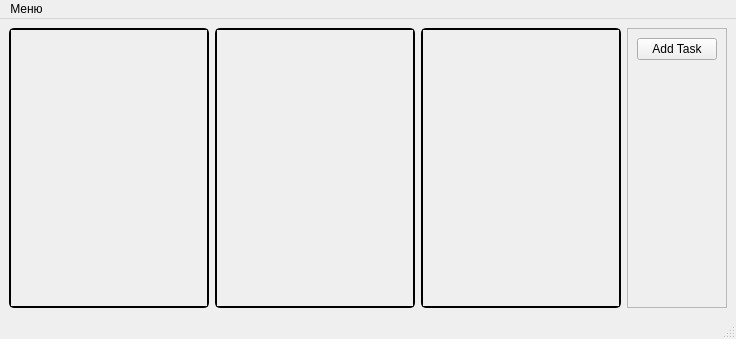
<?xml version="1.0" encoding="UTF-8"?>
<ui version="4.0">
 <class>TaskBoard</class>
 <widget class="QMainWindow" name="TaskBoard">
  <property name="geometry">
   <rect>
    <x>0</x>
    <y>0</y>
    <width>731</width>
    <height>339</height>
   </rect>
  </property>
  <property name="windowTitle">
   <string>TaskBoard</string>
  </property>
  <property name="styleSheet">
   <string notr="true">QScrollArea {
    border: 2px solid black;
    border-radius: 5px;
}</string>
  </property>
  <widget class="QWidget" name="centralwidget">
   <layout class="QHBoxLayout" name="horizontalLayout">
    <item>
     <widget class="QScrollArea" name="scrollAreaDone">
      <property name="minimumSize">
       <size>
        <width>200</width>
        <height>280</height>
       </size>
      </property>
      <property name="widgetResizable">
       <bool>true</bool>
      </property>
      <widget class="QWidget" name="scrollAreaWidgetContents_4">
       <property name="geometry">
        <rect>
         <x>0</x>
         <y>0</y>
         <width>196</width>
         <height>276</height>
        </rect>
       </property>
      </widget>
     </widget>
    </item>
    <item>
     <widget class="QScrollArea" name="scrollAreaDoing">
      <property name="minimumSize">
       <size>
        <width>200</width>
        <height>280</height>
       </size>
      </property>
      <property name="widgetResizable">
       <bool>true</bool>
      </property>
      <widget class="QWidget" name="scrollAreaWidgetContents_3">
       <property name="geometry">
        <rect>
         <x>0</x>
         <y>0</y>
         <width>196</width>
         <height>276</height>
        </rect>
       </property>
      </widget>
     </widget>
    </item>
    <item>
     <widget class="QScrollArea" name="scrollAreaDo">
      <property name="minimumSize">
       <size>
        <width>200</width>
        <height>280</height>
       </size>
      </property>
      <property name="widgetResizable">
       <bool>true</bool>
      </property>
      <widget class="QWidget" name="scrollAreaWidgetContents_2">
       <property name="geometry">
        <rect>
         <x>0</x>
         <y>0</y>
         <width>196</width>
         <height>276</height>
        </rect>
       </property>
      </widget>
     </widget>
    </item>
    <item>
     <widget class="QFrame" name="frame">
      <property name="frameShape">
       <enum>QFrame::StyledPanel</enum>
      </property>
      <property name="frameShadow">
       <enum>QFrame::Raised</enum>
      </property>
      <layout class="QVBoxLayout" name="verticalLayout">
       <item>
        <widget class="QPushButton" name="pushButton">
         <property name="text">
          <string>Add Task</string>
         </property>
        </widget>
       </item>
       <item>
        <spacer name="verticalSpacer">
         <property name="orientation">
          <enum>Qt::Vertical</enum>
         </property>
         <property name="sizeHint" stdset="0">
          <size>
           <width>72</width>
           <height>228</height>
          </size>
         </property>
        </spacer>
       </item>
      </layout>
     </widget>
    </item>
   </layout>
  </widget>
  <widget class="QMenuBar" name="menubar">
   <property name="geometry">
    <rect>
     <x>0</x>
     <y>0</y>
     <width>731</width>
     <height>21</height>
    </rect>
   </property>
   <widget class="QMenu" name="menu">
    <property name="title">
     <string>Меню</string>
    </property>
    <addaction name="actionExit"/>
   </widget>
   <addaction name="menu"/>
  </widget>
  <widget class="QStatusBar" name="statusbar"/>
  <action name="actionExit">
   <property name="text">
    <string>Выход</string>
   </property>
  </action>
 </widget>
 <resources/>
 <connections/>
</ui>
